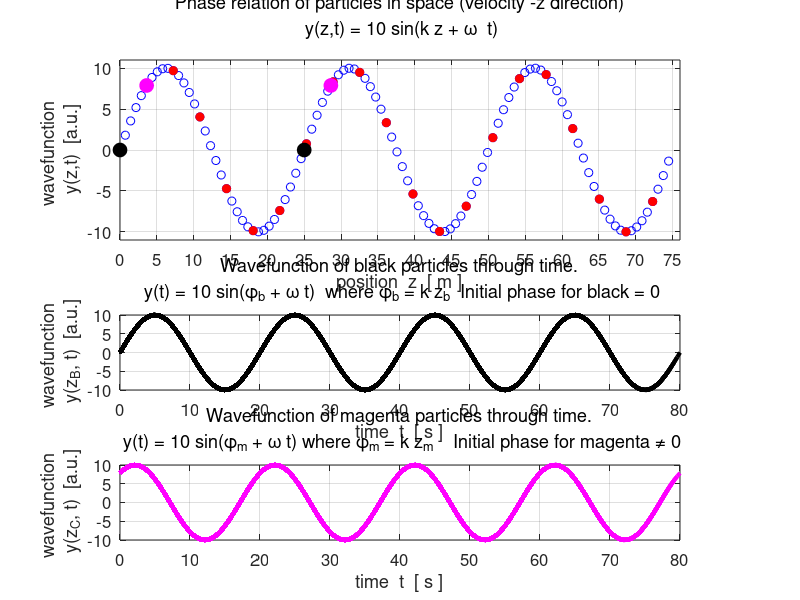

Recreate this plot in MATLAB.
% wm_ttw.m

% 171214
% Animation of a travlling [1D] sinusoidal wave propagating in Z direction
% Animation of the motion can be saved as an animated gif or avi. file



% John A Sims 
% email: john.sims@ufabc.edu.br
% Universidade Federal do ABC 
% http://www.ufabc.edu.br/
% Biomedical Engineering Department,
% Centro de Engenharia, Modelagem e Ciencias Sociais Aplicadas.
% (Centre for Engineering, modelling and applied social sciences)
% Rua Arcturus (Jd Antares)
% Anchieta
% 09606070 - Sao Bernardo do Campo, SP - Brasil

% Ian Cooper
% email: ian.cooper@sydney.edu.au
% School of Physics, University of Sydney

% DOING PHYSICS WITH MATLAB 
%    https://d-arora.github.io/Doing-Physics-With-Matlab/


clear all
close all
clc


% =======================================================================
% TRAVELLING WAVE INPUT PARAMETERS
%   S.I. units for all quantities
%   Default values given in brakets
% =======================================================================
   e = 1;       %  left (-1) or right (+1)
   A = 10;       %  amplitude  (10)
   L = 25;       %  wavelength  (25)
   T = 20;       %  period  (20)
   nT = 4;       %  no. periods for animation  (4)
   nX = 3;       %  no. wavelengths displayed (3)
   Nx = 2076;    %  Number of grid X grid points (2076)
   Nt = 200;     %  number of time steps (200)

% Save animation fl agA = 0 or 1 or 2  (defualt flagA = 0) ---------------
   flagA = 0;
   % flagA = 0   Animation NOT saved
   % flagA = 1   Animation saved as an animated gif file
   % flagA = 2   Animation saved as an AVI file
   

% =======================================================================   
% Setup for saving images animated gif file and AVI files
% =======================================================================
switch flagA
case 1
%  ANIMATED GIF:
     ag_name = 'ag_wm_TWLR.gif';
      if flagA == 1
       if e == -1
         ag_name = 'ag_wm_TWLR.gif' ;
       end   % if
       if e == +1
         ag_name = 'ag_wm_TWRL.gif';
       end   %  if
      end
%  Delay in seconds before displaying the next image  
    delay = 0.20;  
%  Frame counter start
    nt = 1;

case 2   
%  AVI: open writer object for avi.
   aviName = 'transWave_LR.avi';
   if flagA == 2
       if e == -1
         aviName = 'avi_TW_LR.avi';
       end   % if
       if e == +1
         aviName = 'avi_TW_RL.avi';
       end   %  if
     aviObj = VideoWriter(aviName);
     aviObj.FrameRate = 10;  % from 30
     aviObj.Quality = 40;    % from 75
     open(aviObj);
   end   % if
end   %  switch
   
% =======================================================================   
%   CALCULATIONS
% =======================================================================
   w = 2*pi / T;    %  angular frequency 
   k = 2*pi / L;    %  wave number k
   tMax = nT * T;   %  max time interval for animation
   zMax = nX * L;   %  max Z distance
   
   t = linspace(0,tMax,Nt);   % grid points for time 
   z = linspace(0,zMax,Nx);   % grid points for Z axis
   
    
%  Wave function s(z,t) ---------------------------------------------
%    Calculate all data and store it in S, rows are x, cols t. 
%    Later, phase relationship between all particles in an instant 
%    of time (i.e spatial domain information) will be taken from , 
%    rows of S and time (temporal domain) for a single particle 
%    taken from columns.
   s = zeros(Nx,Nt); 
   
% Time loop   
   for c = 1 : Nt
     s(:,c) = A .* sin(k.*z + e*w*t(c));
   end

   
% =======================================================================     
%   GRAPHICS 
% =======================================================================  
f1 = figure(1) ;
   pos = [0.1 0.1 0.4 0.8];
   set(gcf,'Units','normalized');
   set(gcf,'Position',pos);
   set(gcf,'color','w');
   NS = 20; 
   yT1 = zeros(Nt,1);   xT1 = zeros(Nt,1);
   yT2 = zeros(Nt,1);   xT2 = zeros(Nt,1);
   
   
 %  Adjust to reduce/increase the frequency of red circles. 
 %    compared to blue circles.  i.e. Every "NR" is to be red.
   NR = 100; 
   
 %  Define text for three figures based on user choice of e.  
 %    Figure 1 - spatial domain - main title.
 %    Figure 2 - temporal domain - blacktitle (it is the black dot)
 %    Figure 3 - temporal domain - cyantitle (guess why).
   blacktitle= sprintf('Wavefunction of black particles through time.');    
   cyantitle = sprintf('Wavefunction of magenta particles through time.');
   
   switch e
   case 1
     eqnname = 'y(z,t) = 10 sin(k z + \omega  t)';
     maintitle  = sprintf('Phase relation of particles in space (velocity -z direction)');
     blacktitle = sprintf('%s\n y(t) = 10 sin(\\phi_b + \\omega t) ',blacktitle);
     cyantitle  = sprintf('%s\n y(t) = 10 sin(\\phi_m + \\omega t) ',cyantitle); 
   
   case -1
     eqnname = 'y(z,t) = 10 sin(k z - \omega  t)';
     maintitle  = sprintf('Phase relation of particles in space (velocity +z direction)');
     blacktitle = sprintf('%s\n y(t) = 10 sin(\\phi_b - \\omega t) ',blacktitle);
     cyantitle  = sprintf('%s\n   y(t) = 10 sin(\\phi_m - \\omega t) ',cyantitle); 
   
   otherwise %error condition
   error('Error: Value of e must be either 1 or -1!')   
   end
   
   maintitle = sprintf('%s\n %s\n ',maintitle,eqnname);
   %maintitle = sprintf('%s\n %s\n \\fontsize{6}{john.sims@ufabc.edu.br 2017, modified from code by ian.cooper@sydney.edu.au}',maintitle,eqnname);
   blacktitle = sprintf('%s where \\phi_b = k z_b  Initial phase for black = 0',blacktitle);
   cyantitle = sprintf('%swhere \\phi_m = k z_m    Initial phase for magenta \\neq 0',cyantitle);


 nt = 1;
 ct = 0:Nt-1;  % create time step vector
 
for c = ct+1
   
%  wavefunction vs postion plot -----------------------------------------    
   hold off
   xP = z(1:NS:end); yP = s((1:NS:end),c);
   pos1 = [0.15 0.6 0.7 0.3];
   ax1 = subplot('Position',pos1);
   
   hPlot = plot(xP, yP,'o');
   set(hPlot,'MarkerSize',6,'MarkerEdgeColor',[0 0 1]);%, ...
      % 'MarkerFaceColor', [0 0 1]); % How to present blue circles
   hold(ax1, 'on') %Equivalent of hold on when using subplots.

   title(maintitle,'fontweight','normal');
   xlabel('position  z  [ m ]');
   ytit = sprintf('wavefunction \n y(z,t)  [a.u.]');
   ylabel(ytit);
   
   xP = z(1:NR:end); yP = s(1:NR:end,c);
   hPlot = plot(xP, yP,'o');
   set(hPlot,'MarkerSize',6,'MarkerEdgeColor',[1 0 0], ...
       'MarkerFaceColor', [1 0 0]);
  
   hPlot = plot(xP(1), yP(1),'o');
   set(hPlot,'MarkerSize',10,'MarkerEdgeColor',[0,0,0], ...
       'MarkerFaceColor', [0,0,0]);
   
    hPlot = plot(L, yP(1),'o');
   set(hPlot,'MarkerSize',10,'MarkerEdgeColor',[0,0,0], ...
       'MarkerFaceColor', [0,0,0]);
   
   hPlot = plot(xP(2), yP(2),'o');
   set(hPlot,'MarkerSize',10,'MarkerEdgeColor','m', ...
       'MarkerFaceColor', 'm');
   
   hPlot = plot(xP(2)+L, yP(2),'o');
   set(hPlot,'MarkerSize',10,'MarkerEdgeColor','m', ...
       'MarkerFaceColor', 'm');
   
   axis([0 zMax+1 -11 11]);
   hold(ax1, 'off');
   grid on;
   box on;
   set(gca,'xTick',0:5:zMax);
   set(gca,'fontsize',12);
   
% BLACK PARTICLE -------------------------------------------------------
   pos1 = [0.15 0.35 0.7 0.125];
   ax2 = subplot('Position',pos1);   
   hold(ax2, 'on')
   title(blacktitle,'fontweight','normal');
   xlabel('time  t  [ s ]');
   ytit = sprintf('wavefunction \n y(z_B, t)  [a.u.]');
   ylabel(ytit);
   xT1(c) = t(c); 
   yT1(1:c) = s(1,1:c);
   plot(xT1(1:c), yT1(1:c),'color',[0,0,0],'LineWidth',3);
   axis([0 tMax -10 10]);
   set(gca,'xTick',0:10:tMax);
   set(gca,'fontsize',12);
   box on;
   grid on
   hold(ax2, 'off');
   
   
 %  CYAN PARTICLE -------------------------------------------------------
   pos1 = [0.15 0.1 0.7 0.125];
   ax3 = subplot('Position',pos1);
   hold(ax3, 'on')
   title(cyantitle,'fontweight','normal');
   xlabel('time  t  [ s ]');
   ytit = sprintf('wavefunction \n y(z_C, t)  [a.u.]');
   ylabel(ytit);
   xT2(c) = t(c); 
   yT2(1:c) = s(100,1:c);
   plot(xT2(1:c), yT2(1:c),'color','m','LineWidth',3); 
   axis([0 tMax -10 10]);
   set(gca,'xTick',0:10:tMax);
   set(gca,'fontsize',12);
   box on;
   grid on
   hold(ax3, 'off')
   pause(0.1)
   
% Adding the frame to the video object using the 'writeVideo' method
   if flagA == 2
     frame = getframe(f1);
     writeVideo(aviObj,frame);
   end

   if flagA == 1
     frame = getframe(f1);
     im = frame2im(frame);
     [imind,cm] = rgb2ind(im,256);
%  On the first loop, create the file. In subsequent loops, append.
     if nt == 1
        imwrite(imind,cm,ag_name,'gif','DelayTime',delay,'loopcount',inf);
     else
        imwrite(imind,cm,ag_name,'gif','DelayTime',delay,'writemode','append');
     end
        nt = nt+1;
   end
 
end

if flagA == 2
  close(aviObj);
end
